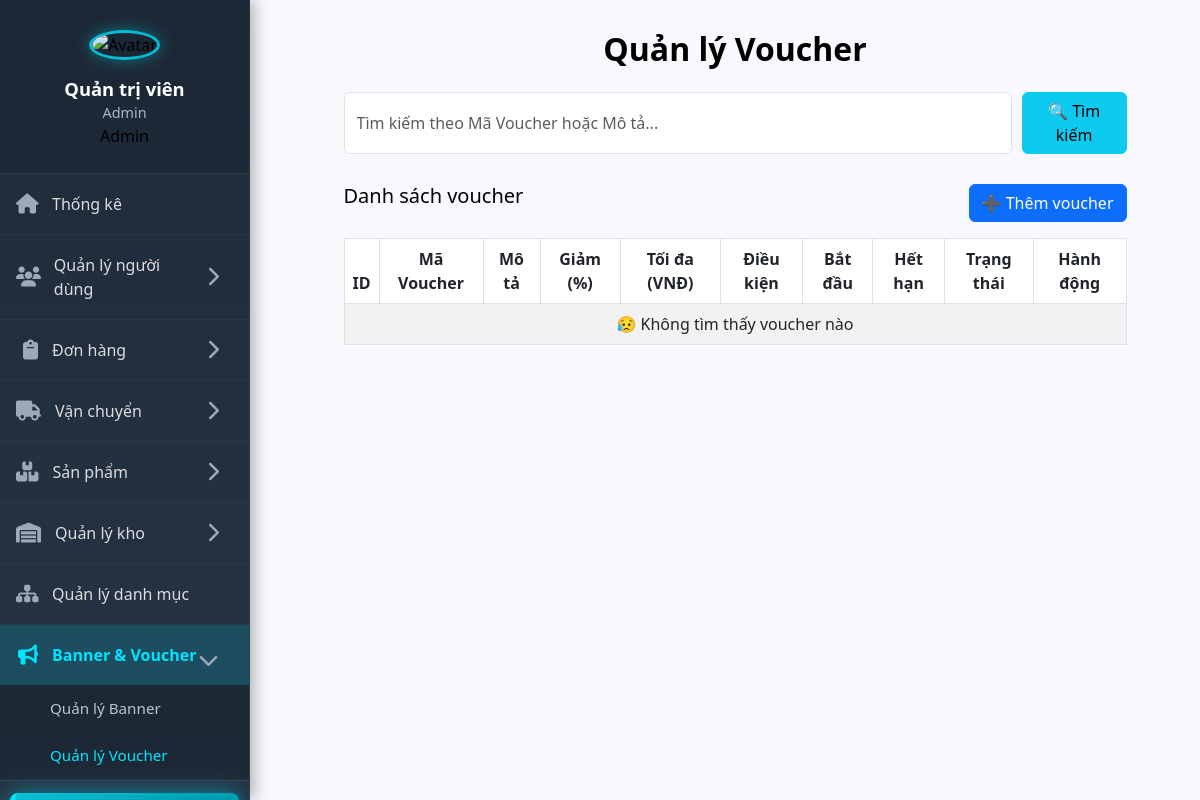
Before: /quan_ly_voucher.php with the older database file.
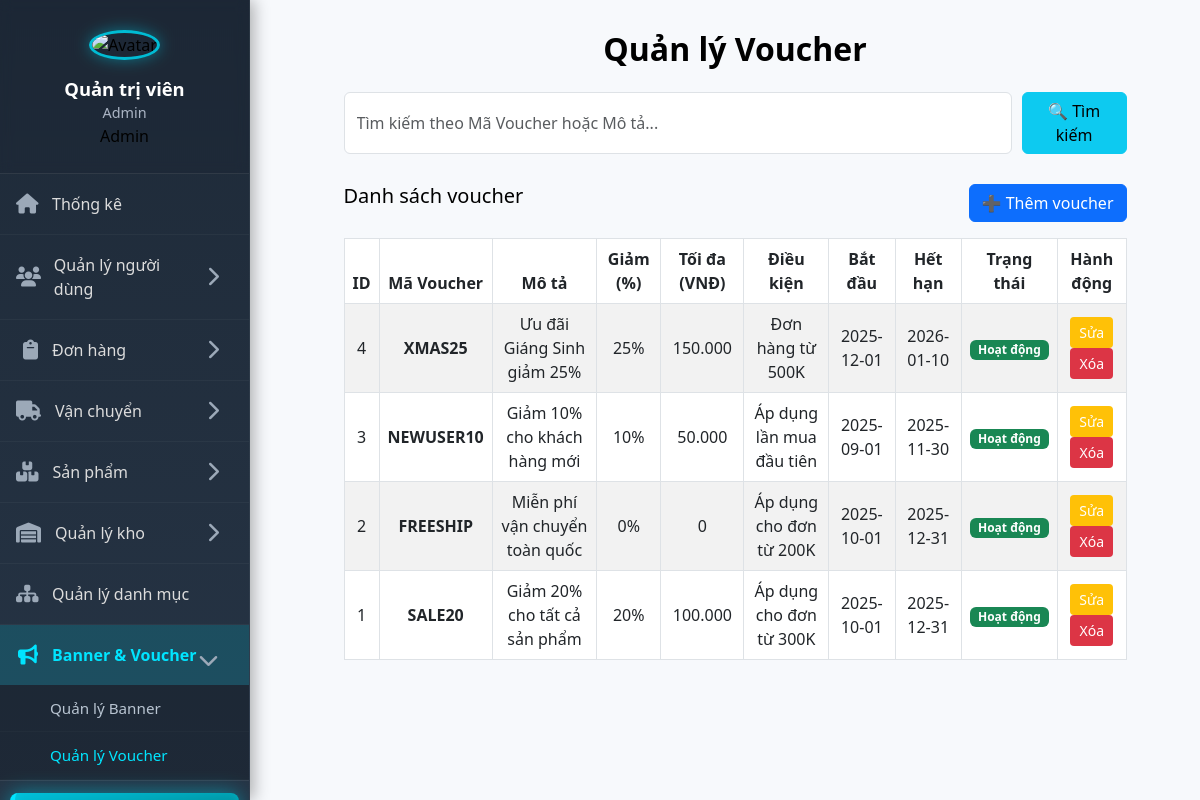
After: the same page with the newer database file.
### tables this page shows
CREATE TABLE `vouchers` (
    `id` INT(11) NOT NULL AUTO_INCREMENT,
    `ma_voucher` VARCHAR(50) NOT NULL UNIQUE,
    `mo_ta` TEXT DEFAULT NULL,
    `giam_phan_tram` INT(3) NOT NULL DEFAULT 0,
    `gia_tri_toi_da` DECIMAL(10, 2) DEFAULT NULL,
    `dieu_kien` VARCHAR(255) DEFAULT NULL,
    `ngay_bat_dau` DATE NOT NULL DEFAULT(CURRENT_DATE),
    `ngay_het_han` DATE NOT NULL,
    `trang_thai` ENUM('Hoạt động', 'Hết hạn', 'Ẩn') DEFAULT 'Hoạt động',
    PRIMARY KEY (`id`)
);

### quan_ly_voucher.php (the view, shortened to what this page needs)
<?php
include "Database/connectdb.php";
$search_term = '';
$where_clause = '';
$query = "SELECT * FROM vouchers" . $where_clause . " ORDER BY id DESC";
$result = $conn->query($query);
?>
<!DOCTYPE html>
<html lang="vi">
<head>
    <link href="https://cdn.jsdelivr.net/npm/bootstrap@5.3.0/dist/css/bootstrap.min.css" rel="stylesheet">
    <link rel="stylesheet" href="https://cdnjs.cloudflare.com/ajax/libs/font-awesome/6.5.0/css/all.min.css">
</head>
<body>
    <?php include 'sidebar_admin.php'; ?>
    <div class="main-content">
        <h2 class="mb-4">Quản lý Voucher</h2>
        <form method="GET" class="search-container">
            <input type="text" name="search" class="form-control" placeholder="Tìm kiếm theo Mã Voucher hoặc Mô tả..."
                value="<?= htmlspecialchars($search_term) ?>">
            <button type="submit" class="btn btn-info">🔍 Tìm kiếm</button>
        </form>
        <div class="d-flex justify-content-between mb-3">
            <h5>Danh sách voucher <?= !empty($search_term) ? '(Kết quả tìm kiếm)' : '' ?></h5>
            <button class="btn btn-primary" data-bs-toggle="modal" data-bs-target="#addModal">➕ Thêm voucher</button>
        </div>
        <div class="table-responsive">
            <table class="table table-bordered table-striped align-middle text-center">
                <thead>
                    <tr>
                        <th>ID</th>
                        <th>Mã Voucher</th>
                        <th>Mô tả</th>
                        <th>Giảm (%)</th>
                        <th>Tối đa (VNĐ)</th>
                        <th>Điều kiện</th>
                        <th>Bắt đầu</th>
                        <th>Hết hạn</th>
                        <th>Trạng thái</th>
                        <th>Hành động</th>
                    </tr>
                </thead>
                <tbody>
                    <?php
                    if ($result->num_rows > 0):
                        while ($row = $result->fetch_assoc()):
                    ?>
                            <tr>
                                <td><?= $row['id'] ?></td>
                                <td><strong><?= htmlspecialchars($row['ma_voucher']) ?></strong></td>
                                <td><?= htmlspecialchars($row['mo_ta']) ?></td>
                                <td><?= $row['giam_phan_tram'] ?>%</td>
                                <td><?= number_format($row['gia_tri_toi_da'], 0, ',', '.') ?></td>
                                <td><?= htmlspecialchars($row['dieu_kien']) ?></td>
                                <td><?= $row['ngay_bat_dau'] ?></td>
                                <td><?= $row['ngay_het_han'] ?></td>
                                <td>
                                    <span class="badge bg-<?= $row['trang_thai'] == 'Hoạt động' ? 'success' : ($row['trang_thai'] == 'Hết hạn' ? 'secondary' : 'warning') ?>">
                                        <?= $row['trang_thai'] ?>
                                    </span>
                                </td>
                                <td>
                                    <button class="btn btn-sm btn-edit" data-bs-toggle="modal" data-bs-target="#editModal<?= $row['id'] ?>">Sửa</button>
                                    <a href="?delete=<?= $row['id'] . (!empty($search_term) ? "&search=" . urlencode($search_term) : "") ?>" class="btn btn-sm btn-delete" onclick="return confirm('Xóa voucher này?')">Xóa</a>
                                </td>
                            </tr>
                        <?php
                        endwhile;
                    else:
                        ?>
                        <tr>
                            <td colspan="10" class="text-center">
                                😥 Không tìm thấy voucher nào <?= !empty($search_term) ? "với từ khóa **" . htmlspecialchars($search_term) . "**." : "" ?>
                            </td>
                        </tr>
                    <?php endif; ?>
                </tbody>
            </table>
        </div>
    </div>
</body>
</html>

Changed rows visible on the page:
added vouchers: id "4", ma_voucher "XMAS25", mo_ta "Ưu đãi Giáng Sinh giảm 25%", giam_phan_tram "25", gia_tri_toi_da "150.000", dieu_kien "Đơn hàng từ 500K", ngay_bat_dau "2025-12-01", ngay_het_han "2026-01-10", trang_thai "Hoạt động"
added vouchers: id "3", ma_voucher "NEWUSER10", mo_ta "Giảm 10% cho khách hàng mới", giam_phan_tram "10", gia_tri_toi_da "50.000", dieu_kien "Áp dụng lần mua đầu tiên", ngay_bat_dau "2025-09-01", ngay_het_han "2025-11-30", trang_thai "Hoạt động"
added vouchers: id "2", ma_voucher "FREESHIP", mo_ta "Miễn phí vận chuyển toàn quốc", giam_phan_tram "0", gia_tri_toi_da "0", dieu_kien "Áp dụng cho đơn từ 200K", ngay_bat_dau "2025-10-01", ngay_het_han "2025-12-31", trang_thai "Hoạt động"
added vouchers: id "1", ma_voucher "SALE20", mo_ta "Giảm 20% cho tất cả sản phẩm", giam_phan_tram "20", gia_tri_toi_da "100.000", dieu_kien "Áp dụng cho đơn từ 300K", ngay_bat_dau "2025-10-01", ngay_het_han "2025-12-31", trang_thai "Hoạt động"
Other visible differences:
text no longer shown: "😥 Không tìm thấy voucher nào"
